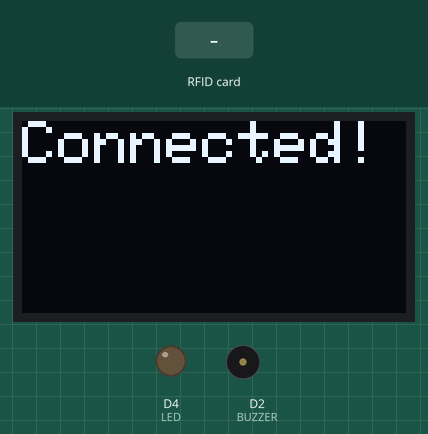
This sketch was run on a simulated Arduino MKR. On the bench: 128×64 one-colour display, output pins drawn as LEDs (lit = HIGH), buzzer (waves = sounding, pin HIGH). The test bench sets the inputs (shaded band). WiFi joins after 1.5 s; servers stay silent unless stated; the display library's start-up logo is not drawn; no MQTT or app messages arrive unless stated; what the sketch prints to the serial monitor is not drawn.

Above: at 6.1 s.
At 8.2 s:
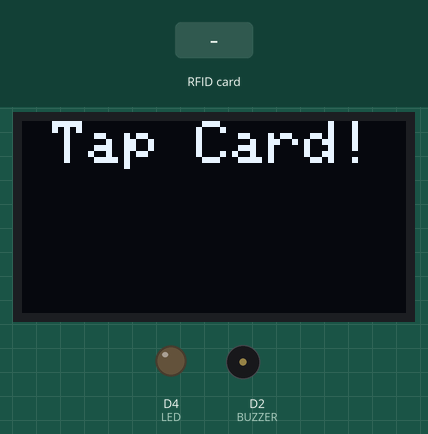
8.3 s: RFID card 5E 7A 19 C4 held to the reader
At 9.4 s:
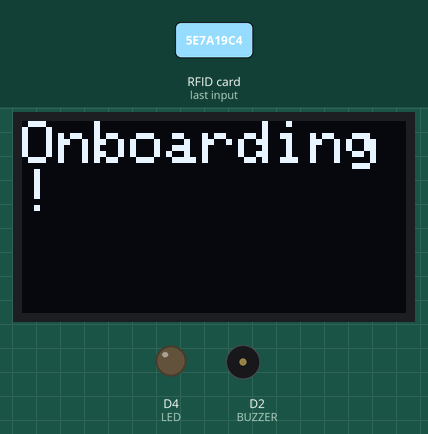
11.3 s: RFID card 5E 7A 19 C4 held to the reader
At 12.5 s:
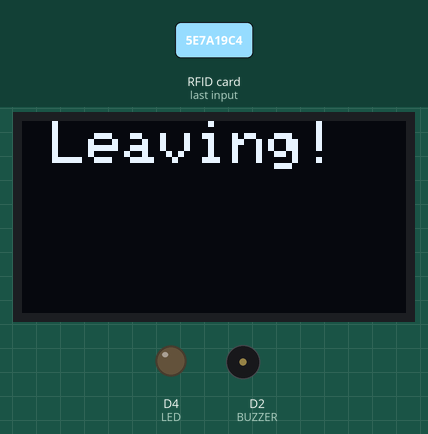
Timing chart, 0 to 14.3 s (numbered marks = the images above; inputs shaded):
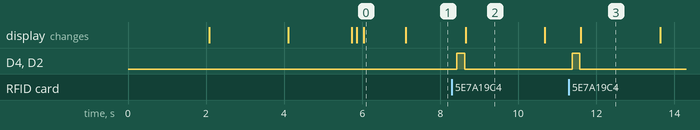

The sketch:

onboarding_system.ino
```cpp
// Libraries required for wifi connection
#include <ArduinoMqttClient.h>
#include <WiFiNINA.h>
#include "arduino_secrets.h"

// Libraries required for RFID Reader
#include <SPI.h>
#include <MFRC522.h>

#include <Wire.h>
#include <Adafruit_GFX.h>
#include <Adafruit_SSD1306.h>

#define SCREEN_WIDTH 128 // OLED display width, in pixels
#define SCREEN_HEIGHT 64 // OLED display height, in pixels

// Declaration for an SSD1306 display connected to I2C (SDA, SCL pins)
// The pins for I2C are defined by the Wire-library.
// On an arduino UNO:       A4(SDA), A5(SCL)
// On an arduino MEGA 2560: 20(SDA), 21(SCL)
// On an arduino LEONARDO:   2(SDA),  3(SCL), ...
#define OLED_RESET     8 // Reset pin # (or -1 if sharing Arduino reset pin)
#define SCREEN_ADDRESS 0x3C ///< See datasheet for Address; 0x3D for 128x64, 0x3C for 128x32
Adafruit_SSD1306 display(SCREEN_WIDTH, SCREEN_HEIGHT, &Wire, OLED_RESET);

///////please enter your sensitive data in the Secret tab/arduino_secrets.h
char ssid[] = SECRET_SSID;  // your network SSID (name)
char pass[] = SECRET_PASS;  // your network password (use for WPA, or use as key for WEP)

WiFiClient wifiClient;
MqttClient mqttClient(wifiClient);

const char broker[] = "broker.hivemq.com";
int port = 1883;
const char topic[] = "chitkara-university/school-bus-monitoring-system/students";

const long interval = 1000;
unsigned long previousMillis = 0;

int count = 0;

#define RST_PIN 9    // Configurable, see typical pin layout above
#define SS_1_PIN 10  // Configurable, take a unused pin, only HIGH/LOW required, must be different to SS 2
#define BUZZER 2
#define LED 4

MFRC522 mfrc522;


const int NUMS_STUDENTS_ON_BUS = 2;

String studentsonBus[NUMS_STUDENTS_ON_BUS] = { "empty", "empty" };


#define LOGO_HEIGHT   16
#define LOGO_WIDTH    16
static const unsigned char PROGMEM logo_bmp[] =
{ 0b00000000, 0b11000000,
  0b00000001, 0b11000000,
  0b00000001, 0b11000000,
  0b00000011, 0b11100000,
  0b11110011, 0b11100000,
  0b11111110, 0b11111000,
  0b01111110, 0b11111111,
  0b00110011, 0b10011111,
  0b00011111, 0b11111100,
  0b00001101, 0b01110000,
  0b00011011, 0b10100000,
  0b00111111, 0b11100000,
  0b00111111, 0b11110000,
  0b01111100, 0b11110000,
  0b01110000, 0b01110000,
  0b00000000, 0b00110000 };

void setup() {
  pinMode(LED, OUTPUT);
  pinMode(BUZZER, OUTPUT);

  //Initialize serial and wait for port to open:
  Serial.begin(9600);
  while (!Serial) {
    ;  // wait for serial port to connect. Needed for native USB port only
  }


  // SSD1306_SWITCHCAPVCC = generate display voltage from 3.3V internally
  if(!display.begin(SSD1306_SWITCHCAPVCC, SCREEN_ADDRESS)) {
    Serial.println(F("SSD1306 allocation failed"));
    for(;;); // Don't proceed, loop forever
  }

  // Show initial display buffer contents on the screen --
  // the library initializes this with an Adafruit splash screen.
  display.display();
  delay(2000); // Pause for 2 seconds

  // Clear the buffer
  display.clearDisplay();

  // Draw a single pixel in white
  display.drawPixel(10, 10, SSD1306_WHITE);

  // Show the display buffer on the screen. You MUST call display() after
  // drawing commands to make them visible on screen!
  display.display();
  delay(2000);

    display.clearDisplay();

  display.setTextSize(1); // Draw 2X-scale text
  display.setTextColor(SSD1306_WHITE);
  display.setCursor(0, 0);
  display.println(F("Connecting To"));
  display.println(F("Internet"));
  display.display();      // Show initial text
  delay(100);

  // attempt to connect to WiFi network:
  Serial.print("Attempting to connect to WPA SSID: ");
  Serial.println(ssid);
  while (WiFi.begin(ssid, pass) != WL_CONNECTED) {
    // failed, retry
    Serial.print(".");
    display.print(F("."));
  display.display();      // Show initial text
    delay(5000);
  }
display.clearDisplay();

  display.setTextSize(2); // Draw 2X-scale text
  display.setTextColor(SSD1306_WHITE);
  display.setCursor(0, 0);
  display.println(F("Connected!"));
  display.display();      // Show initial text
  delay(100);
  Serial.println("You're connected to the network");
  Serial.println();

  // You can provide a unique client ID, if not set the library uses Arduino-millis()
  // Each client must have a unique client ID
  // mqttClient.setId("clientId");

  // You can provide a username and password for authentication
  // mqttClient.setUsernamePassword("username", "password");
display.clearDisplay();

  display.setTextSize(1); // Draw 2X-scale text
  display.setTextColor(SSD1306_WHITE);
  display.setCursor(0, 0);
  display.println(F("Connecting To"));
  display.println(F("Broker"));
  display.display();      // Show initial text
  delay(100);
  Serial.print("Attempting to connect to the MQTT broker: ");
  Serial.println(broker);

  if (!mqttClient.connect(broker, port)) {
    Serial.print("MQTT connection failed! Error code = ");
    Serial.println(mqttClient.connectError());

    while (1)
      ;
  }

display.clearDisplay();

  display.setTextSize(2); // Draw 2X-scale text
  display.setTextColor(SSD1306_WHITE);
  display.setCursor(0, 0);
  display.println(F("Connected!"));
  display.display();      // Show initial text
  delay(1000);
  Serial.println("You're connected to the MQTT broker!");
  Serial.println();

  SPI.begin();  // Init SPI bus

  mfrc522.PCD_Init(SS_1_PIN, RST_PIN);  // Init each MFRC522 card
  Serial.print(F("Reader "));
  Serial.print(0);
  Serial.print(F(": "));
  mfrc522.PCD_DumpVersionToSerial();
}

void loop() {
  // call poll() regularly to allow the library to send MQTT keep alives which
  // avoids being disconnected by the broker
  mqttClient.poll();
 display.clearDisplay();
  display.setTextSize(2); // Draw 2X-scale text
  display.setTextColor(SSD1306_WHITE);
  display.setCursor(10, 0);
  display.println(F("Tap Card!"));
  display.display();      // Show initial text

  mqttClient.beginMessage(topic);
    for(int i = 0; i < NUMS_STUDENTS_ON_BUS; i++){
      mqttClient.print(studentsonBus[i]);
      if (i < NUMS_STUDENTS_ON_BUS - 1)
      mqttClient.print(",");
    }
    mqttClient.endMessage();
    delay(100);

  // to avoid having delays in loop, we'll use the strategy from BlinkWithoutDelay
  // see: File -> Examples -> 02.Digital -> BlinkWithoutDelay for more info
  unsigned long currentMillis = millis();

  if (mfrc522.PICC_IsNewCardPresent() && mfrc522.PICC_ReadCardSerial()) {
    Serial.print(F("Reader "));
    Serial.print(0);
    // Show some details of the PICC (that is: the tag/card)
    Serial.print(F(": Card UID:"));
    char str[32] = "";
    array_to_string(mfrc522.uid.uidByte, mfrc522.uid.size, str);

    // dump_byte_array(mfrc522[0].uid.uidByte, mfrc522[0].uid.size);
    Serial.println(str);
    beep_and_blink();
    Serial.println("Message Sent!");

    // Update the studentsOnBus array.
    updateStudentsOnBus(str);

    printStudentsOnBus();

    // Halt PICC
    mfrc522.PICC_HaltA();
    // Stop encryption on PCD
    mfrc522.PCD_StopCrypto1();
  }  //if (mfrc522[reader].PICC_IsNewC
}

void array_to_string(byte array[], unsigned int len, char buffer[]) {
  for (unsigned int i = 0; i < len; i++) {
    byte nib1 = (array[i] >> 4) & 0x0F;
    byte nib2 = (array[i] >> 0) & 0x0F;
    buffer[i * 2 + 0] = nib1 < 0xA ? '0' + nib1 : 'A' + nib1 - 0xA;
    buffer[i * 2 + 1] = nib2 < 0xA ? '0' + nib2 : 'A' + nib2 - 0xA;
  }
  buffer[len * 2] = '\0';
}

void beep_and_blink() {
  digitalWrite(LED, HIGH);
  digitalWrite(BUZZER, HIGH);
  delay(200);
  digitalWrite(LED, LOW);
  digitalWrite(BUZZER, LOW);
}


void updateStudentsOnBus(String uidString) {
     // Check if student is on bus or not:
  for (int i = 0; i < NUMS_STUDENTS_ON_BUS; i++) {
    if(studentsonBus[i] == uidString) {
      studentsonBus[i] = "empty";
       display.clearDisplay();
      display.setTextSize(2); // Draw 2X-scale text
  display.setTextColor(SSD1306_WHITE);
  display.setCursor(10, 0);
  display.println(F("Leaving!"));

  display.display();      // Show initial text
  delay(2000);
      return;
    }
  }
  for (int i = 0; i < NUMS_STUDENTS_ON_BUS; i++){
    if(studentsonBus[i] != uidString) {
      if(studentsonBus[i] == "empty") {
        studentsonBus[i] = uidString;
         display.clearDisplay();
        display.setTextSize(2); // Draw 2X-scale text
  display.setTextColor(SSD1306_WHITE);
  display.setCursor(0, 0);
  display.println(F("Onboarding!"));

  display.display();      // Show initial text
   delay(2000);
        return;
      }
    }
  }
}

void printStudentsOnBus(){
  for (int i = 0; i < NUMS_STUDENTS_ON_BUS; i++)
  {
    Serial.println(studentsonBus[i]);
  }
}
```

arduino_secrets.h
```cpp
#define SECRET_SSID "FTTH"
#define SECRET_PASS "9253045036@n"
```

Measured:
- after the input at 8.3 s, D4 (LED), D2 (BUZZER): LOW → HIGH after 0.12 s, → LOW 0.20 s later; the display: changes after 0.35 s (image 2)
- after the input at 11.3 s, D4 (LED), D2 (BUZZER): LOW → HIGH after 0.08 s, → LOW 0.20 s later; the display: changes after 0.31 s (image 3)
- what the display in image 0 shows lasts 1.1 s, from 6.0 s to 7.1 s
- what the display in image 2 shows lasts 2.1 s, from 8.6 s to 10.7 s
